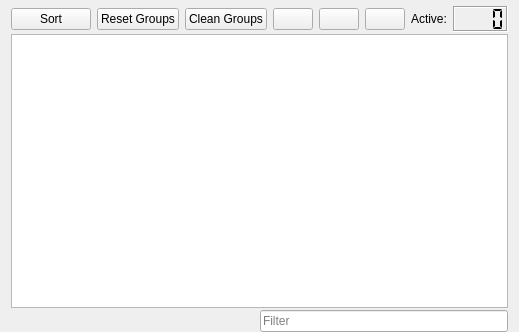
<?xml version="1.0" encoding="UTF-8"?>
<ui version="4.0">
 <class>PluginsWidget</class>
 <widget class="QWidget" name="PluginsWidget">
  <property name="geometry">
   <rect>
    <x>0</x>
    <y>0</y>
    <width>313</width>
    <height>332</height>
   </rect>
  </property>
  <property name="sizePolicy">
   <sizepolicy hsizetype="Expanding" vsizetype="Expanding">
    <horstretch>0</horstretch>
    <verstretch>0</verstretch>
   </sizepolicy>
  </property>
  <property name="windowTitle">
   <string>Plugins</string>
  </property>
  <layout class="QVBoxLayout" name="verticalLayout">
   <property name="spacing">
    <number>2</number>
   </property>
   <property name="topMargin">
    <number>6</number>
   </property>
   <property name="bottomMargin">
    <number>0</number>
   </property>
   <item>
    <layout class="QHBoxLayout" name="horizontalLayout">
     <property name="spacing">
      <number>6</number>
     </property>
     <item>
      <widget class="QPushButton" name="sortButton">
       <property name="toolTip">
        <string>Sort the plugins using LOOT.</string>
       </property>
       <property name="whatsThis">
        <string>Sort the plugins using LOOT.</string>
       </property>
       <property name="text">
        <string>Sort</string>
       </property>
       <property name="icon">
        <iconset resource="../../../modorganizer/src/resources.qrc">
         <normaloff>:/MO/gui/sort</normaloff>:/MO/gui/sort</iconset>
       </property>
      </widget>
     </item>
    <item>
     <widget class="QPushButton" name="resetGroupsButton">
      <property name="toolTip">
       <string>Reset group structure without changing load order.</string>
      </property>
      <property name="text">
       <string>Reset Groups</string>
      </property>
     </widget>
    </item>
    <item>
     <widget class="QPushButton" name="cleanGroupsButton">
      <property name="toolTip">
       <string>Clean empty groups and separators.</string>
      </property>
      <property name="text">
       <string>Clean Groups</string>
      </property>
     </widget>
    </item>
     <item>
      <spacer name="horizontalSpacer">
       <property name="orientation">
        <enum>Qt::Horizontal</enum>
       </property>
       <property name="sizeHint" stdset="0">
        <size>
         <width>40</width>
         <height>20</height>
        </size>
       </property>
      </spacer>
     </item>
     <item>
      <widget class="QPushButton" name="listOptionsBtn">
       <property name="maximumSize">
        <size>
         <width>16777215</width>
         <height>16777215</height>
        </size>
       </property>
       <property name="toolTip">
        <string>Open list options...</string>
       </property>
       <property name="whatsThis">
        <string>Refresh list. This is usually not necessary unless you modified data outside the program.</string>
       </property>
       <property name="text">
        <string/>
       </property>
       <property name="icon">
        <iconset resource="../../../modorganizer/src/resources.qrc">
         <normaloff>:/MO/gui/settings</normaloff>:/MO/gui/settings</iconset>
       </property>
       <property name="iconSize">
        <size>
         <width>16</width>
         <height>16</height>
        </size>
       </property>
      </widget>
     </item>
     <item>
      <widget class="QPushButton" name="restoreButton">
       <property name="toolTip">
        <string>Restore a backup.</string>
       </property>
       <property name="whatsThis">
        <string>Restore a backup.</string>
       </property>
       <property name="text">
        <string notr="true"/>
       </property>
       <property name="icon">
        <iconset resource="../../../modorganizer/src/resources.qrc">
         <normaloff>:/MO/gui/restore</normaloff>:/MO/gui/restore</iconset>
       </property>
       <property name="iconSize">
        <size>
         <width>16</width>
         <height>16</height>
        </size>
       </property>
      </widget>
     </item>
     <item>
      <widget class="QPushButton" name="saveButton">
       <property name="toolTip">
        <string>Create a backup.</string>
       </property>
       <property name="whatsThis">
        <string>Create a backup.</string>
       </property>
       <property name="text">
        <string notr="true"/>
       </property>
       <property name="icon">
        <iconset resource="../../../modorganizer/src/resources.qrc">
         <normaloff>:/MO/gui/backup</normaloff>:/MO/gui/backup</iconset>
       </property>
      </widget>
     </item>
     <item>
      <widget class="QLabel" name="activePluginsLabel">
       <property name="text">
        <string>Active:</string>
       </property>
      </widget>
     </item>
     <item>
      <widget class="QLCDNumber" name="activePluginsCounter">
       <property name="minimumSize">
        <size>
         <width>0</width>
         <height>26</height>
        </size>
       </property>
       <property name="whatsThis">
        <string>&lt;html&gt;&lt;head/&gt;&lt;body&gt;&lt;p&gt;This provides statistics about the plugin list. The total number of active plugins is normally displayed.  Other statistics may be accessed with the tooltip of this counter.&lt;/p&gt;&lt;/body&gt;&lt;/html&gt;</string>
       </property>
       <property name="frameShadow">
        <enum>QFrame::Sunken</enum>
       </property>
       <property name="digitCount">
        <number>4</number>
       </property>
       <property name="segmentStyle">
        <enum>QLCDNumber::Flat</enum>
       </property>
      </widget>
     </item>
    </layout>
   </item>
   <item>
    <widget class="QWidget" name="pluginsContainer">
     <layout class="QVBoxLayout" name="pluginsContainerLayout">
      <property name="spacing"><number>2</number></property>
      <property name="leftMargin"><number>0</number></property>
      <property name="topMargin"><number>0</number></property>
      <property name="rightMargin"><number>0</number></property>
      <property name="bottomMargin"><number>0</number></property>
      <item>
    <widget class="BSPluginList::PluginListView" name="pluginList">
     <property name="minimumSize">
      <size>
       <width>250</width>
       <height>250</height>
      </size>
     </property>
     <property name="contextMenuPolicy">
      <enum>Qt::CustomContextMenu</enum>
     </property>
     <property name="toolTip">
      <string>List of available esp/esm files.</string>
     </property>
     <property name="whatsThis">
      <string>List of available esp/esm files.</string>
     </property>
     <property name="editTriggers">
      <set>QAbstractItemView::EditKeyPressed|QAbstractItemView::SelectedClicked</set>
     </property>
     <property name="dragEnabled">
      <bool>true</bool>
     </property>
     <property name="dragDropOverwriteMode">
      <bool>false</bool>
     </property>
     <property name="dragDropMode">
      <enum>QAbstractItemView::InternalMove</enum>
     </property>
     <property name="defaultDropAction">
      <enum>Qt::MoveAction</enum>
     </property>
     <property name="alternatingRowColors">
      <bool>true</bool>
     </property>
     <property name="selectionMode">
      <enum>QAbstractItemView::ExtendedSelection</enum>
     </property>
     <property name="selectionBehavior">
      <enum>QAbstractItemView::SelectRows</enum>
     </property>
     <property name="indentation">
      <number>20</number>
     </property>
     <property name="uniformRowHeights">
      <bool>true</bool>
     </property>
     <property name="itemsExpandable">
      <bool>true</bool>
     </property>
     <property name="sortingEnabled">
      <bool>true</bool>
     </property>
     <property name="expandsOnDoubleClick">
      <bool>false</bool>
     </property>
     <attribute name="headerStretchLastSection">
      <bool>false</bool>
     </attribute>
    </widget>
   </item>
   <item>
    <layout class="QHBoxLayout" name="horizontalLayout_2">
     <item>
      <spacer name="horizontalSpacer_2">

       <property name="orientation">
        <enum>Qt::Horizontal</enum>
       </property>
       <property name="sizeHint" stdset="0">
        <size>
         <width>40</width>
         <height>20</height>
        </size>
       </property>
      </spacer>
     </item>
     <item>
      <widget class="MOBase::LineEditClear" name="espFilterEdit">
       <property name="toolTip">
        <string>Filter the list of plugins.</string>
       </property>
       <property name="whatsThis">
        <string>Filter the list of plugins.</string>
       </property>
       <property name="text">
        <string/>
       </property>
       <property name="placeholderText">
        <string>Filter</string>
       </property>
      </widget>
     </item>
    </layout>
   </item>
     </layout>
    </widget>
   </item>
  </layout>
 </widget>
 <customwidgets>
  <customwidget>
   <class>MOBase::LineEditClear</class>
   <extends>QLineEdit</extends>
   <header>lineeditclear.h</header>
  </customwidget>
  <customwidget>
   <class>BSPluginList::PluginListView</class>
   <extends>QTreeView</extends>
   <header>bspluginlist/pluginlistview.h</header>
  </customwidget>
 </customwidgets>
 <resources>
  <include location="../../../modorganizer/src/resources.qrc"/>
 </resources>
 <connections/>
</ui>
